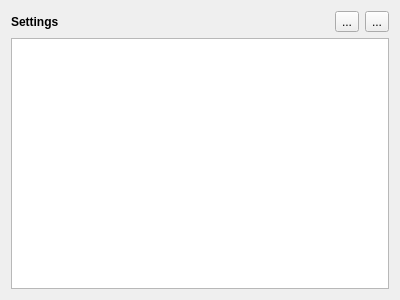
<?xml version="1.0" encoding="UTF-8"?>
<ui version="4.0">
 <class>SettingsConf</class>
 <widget class="QWidget" name="SettingsConf">
  <property name="geometry">
   <rect>
    <x>0</x>
    <y>0</y>
    <width>400</width>
    <height>300</height>
   </rect>
  </property>
  <property name="windowTitle">
   <string>Form</string>
  </property>
  <layout class="QVBoxLayout" name="verticalLayout">
   <item>
    <layout class="QHBoxLayout" name="horizontalLayout">
     <item>
      <widget class="QLabel" name="label">
       <property name="styleSheet">
        <string notr="true">font-weight: bold;</string>
       </property>
       <property name="text">
        <string>Settings</string>
       </property>
      </widget>
     </item>
     <item>
      <widget class="QToolButton" name="add_setting_button">
       <property name="text">
        <string>...</string>
       </property>
       <property name="icon">
        <iconset resource="resources.qrc">
         <normaloff>:/icons/icons/add.png</normaloff>:/icons/icons/add.png</iconset>
       </property>
      </widget>
     </item>
     <item>
      <widget class="QToolButton" name="remove_setting_button">
       <property name="text">
        <string>...</string>
       </property>
       <property name="icon">
        <iconset resource="resources.qrc">
         <normaloff>:/icons/icons/remove.png</normaloff>:/icons/icons/remove.png</iconset>
       </property>
      </widget>
     </item>
    </layout>
   </item>
   <item>
    <widget class="QListWidget" name="settings"/>
   </item>
  </layout>
 </widget>
 <resources>
  <include location="resources.qrc"/>
 </resources>
 <connections/>
</ui>
